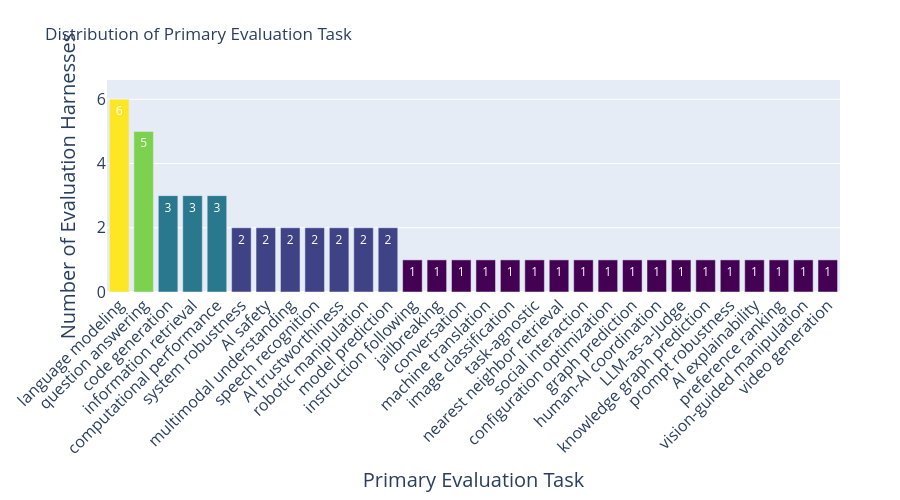

The notebook cell saved with this chart:
### Code cell
import pandas as pd
import plotly.express as px

df = pd.read_csv("data/evaluation_harness_metadata.csv", encoding="utf-8")

# Get value counts and create a DataFrame for plotting
value_counts = df['primary evaluation task'].value_counts()
value_counts_df = value_counts.reset_index()
value_counts_df.columns = ['Primary Evaluation Task', 'Count']

# Create bar chart with Plotly
fig = px.bar(
    value_counts_df, 
    x='Primary Evaluation Task', 
    y='Count',
    title='Distribution of Primary Evaluation Task',
    labels={'Count': 'Number of Evaluation Harnesses'},
    color='Count',
    color_continuous_scale='viridis'
)

# Customize the layout with extended margins and adjusted y-axis range
fig.update_layout(
    xaxis_tickangle=-45,
    margin=dict(l=20, r=60, t=80, b=100),  # Increased top margin as well
    height=500,
    showlegend=False,
    xaxis=dict(
        title_font_size=20,
        tickfont_size=16
    ),
    yaxis=dict(
        title_font_size=20,
        tickfont_size=16,
        range=[0, value_counts_df['Count'].max() * 1.1]  # Add 10% padding to y-axis
    )
)

# Remove color bar
fig.update_coloraxes(showscale=False)

# Add value labels inside the bars to avoid boundary issues
fig.update_traces(
    texttemplate='%{y}', 
    textposition='inside',
    textfont=dict(color='white', size=12)
)

fig.show()

### Figure 1 — Plotly figure (JSON) as saved in the notebook; plotly's stock layout.template omitted (floating-point values rounded to 4 significant figures)
{"data": [{"hovertemplate": "Primary Evaluation Task=%{x}<br>Number of Evaluation Harnesses=%{marker.color}<extra></extra>", "legendgroup": "", "marker": {"color": [6, 5, 3, 3, 3, 2, 2, 2, 2, 2, 2, 2, 1, 1, 1, 1, 1, 1, 1, 1, 1, 1, 1, 1, 1, 1, 1, 1, 1, 1], "coloraxis": "coloraxis", "pattern": {"shape": ""}}, "name": "", "orientation": "v", "showlegend": false, "textfont": {"color": "white", "size": 12}, "textposition": "inside", "texttemplate": "%{y}", "type": "bar", "x": ["language modeling", "question answering", "code generation", "information retrieval", "computational performance", "system robustness", "AI safety", "multimodal understanding", "speech recognition", "AI trustworthiness", "robotic manipulation", "model prediction", "instruction following", "jailbreaking", "conversation", "machine translation", "image classification", "task-agnostic", "nearest neighbor retrieval", "social interaction", "configuration optimization", "graph prediction", "human-AI coordination", "LLM-as-a-Judge", "knowledge graph prediction", "prompt robustness", "AI explainability", "preference ranking", "vision-guided manipulation", "video generation"], "xaxis": "x", "y": [6, 5, 3, 3, 3, 2, 2, 2, 2, 2, 2, 2, 1, 1, 1, 1, 1, 1, 1, 1, 1, 1, 1, 1, 1, 1, 1, 1, 1, 1], "yaxis": "y"}], "layout": {"barmode": "relative", "coloraxis": {"colorbar": {"title": {"text": "Number of Evaluation Harnesses"}}, "colorscale": [[0, "#440154"], [0.1111, "#482878"], [0.2222, "#3e4989"], [0.3333, "#31688e"], [0.4444, "#26828e"], [0.5556, "#1f9e89"], [0.6667, "#35b779"], [0.7778, "#6ece58"], [0.8889, "#b5de2b"], [1, "#fde725"]], "showscale": false}, "height": 500, "legend": {"tracegroupgap": 0}, "margin": {"b": 100, "l": 20, "r": 60, "t": 80}, "showlegend": false, "title": {"text": "Distribution of Primary Evaluation Task"}, "xaxis": {"anchor": "y", "domain": [0, 1], "tickangle": -45, "tickfont": {"size": 16}, "title": {"font": {"size": 20}, "text": "Primary Evaluation Task"}}, "yaxis": {"anchor": "x", "domain": [0, 1], "range": [0, 6.6], "tickfont": {"size": 16}, "title": {"font": {"size": 20}, "text": "Number of Evaluation Harnesses"}}}}
